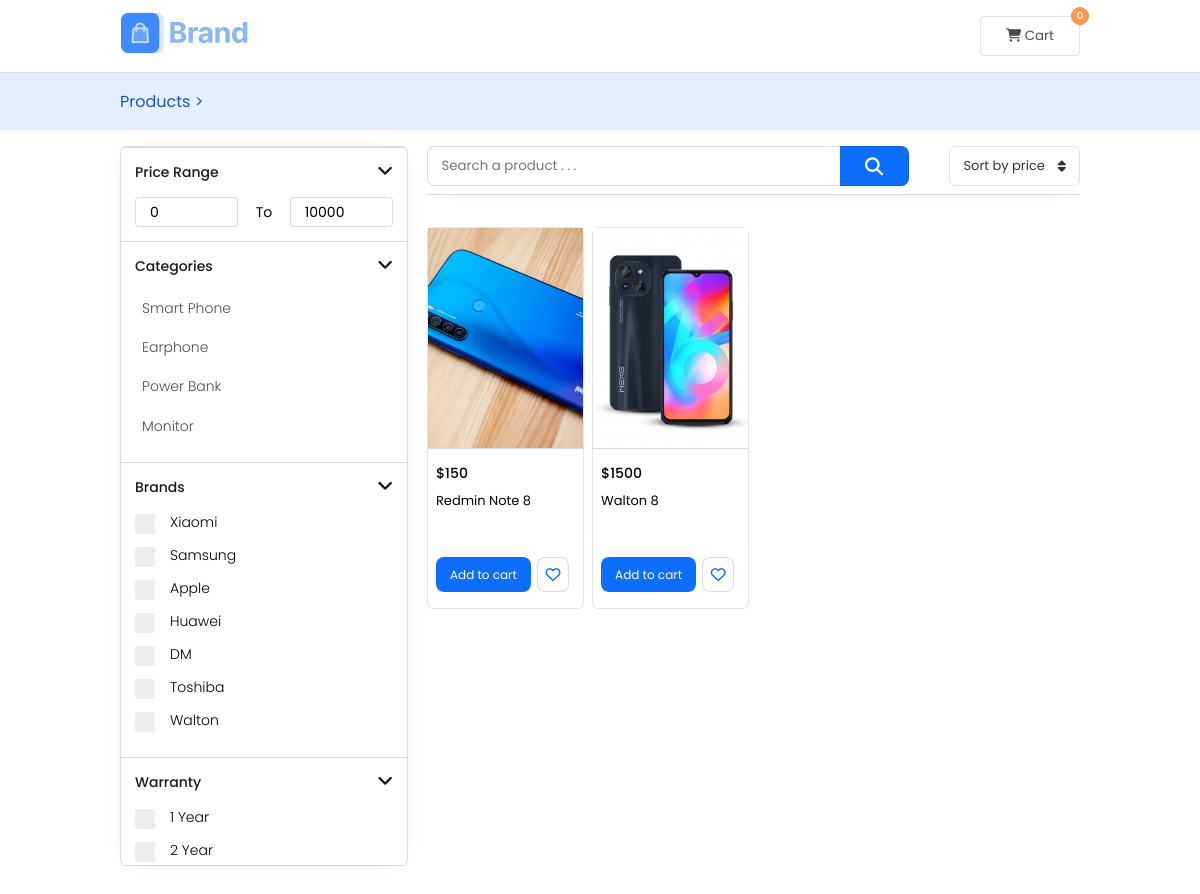
The page / on the database its author committed.
### product/models.py (models this page shows, shortened)
class Category(models.Model):
    category_name = models.CharField(max_length=30)

class Product(models.Model):
    product_title = models.CharField(max_length=200)
    product_code = models.CharField(max_length=15)
    product_price = models.IntegerField()
    product_category = models.ForeignKey(Category, on_delete=models.DO_NOTHING)
    warranty = models.IntegerField(default=1, null=True, blank=True)
    brand = models.CharField(max_length=30)
    product_in_stock = models.BooleanField(default=True)
    product_tags = models.CharField(max_length=300)
    product_added_by = models.ForeignKey(User, on_delete=models.DO_NOTHING, default=1)
    product_primary_image = models.ImageField(upload_to='product_primary_images/')
    product_search_keyword = models.CharField(max_length=400)
    wish_count = models.IntegerField(default=0)

### product/views.py (the view, shortened to what this page needs)
# urls.py: path('', products, name='products')
def products(request):
    query = ''
    if 's' in request.GET:
        query = request.GET['s']
    category = Category.objects.filter(category_name__icontains=query)
    products_list = Product.objects.filter(
        Q(product_title__icontains=query) | Q(brand__icontains=query) | Q(product_tags__icontains=query) |
        Q(product_search_keyword__icontains=query) |
        Q(product_category__in=category)
    )
    if 's' not in request.GET:
        products_list = products_list.filter(product_in_stock=True)
    search_keywords = Product.objects.all()
    categories = Category.objects.all()
    context = {
        'products': products_list,
        'query': query,
        'query_string': True if query != '' else False,
        'search_keywords': search_keywords,
        'categories': categories,
    }
    return render(request, 'products.html', context)

### templates/products.html (shortened to what this page needs)
{% load static %}
<!DOCTYPE html>
<html lang="en">
<head>
    <link rel="stylesheet" href="{% static 'css/media_queries.css' %}">
    <link rel="stylesheet" href="{% static 'css/products.css' %}">
</head>
<body>
    <header>
        <nav class="nav">
            <div class="nav-logo nav-ham-logo">
                <a href="{% url 'products' %}">
                    <img src="{% static 'img/site_logo.png' %}" alt="Logo" class="logo">
                </a>
            </div>
            <div class="nav-buttons">
                <button class="nav-btns my-cart-btn">
                    <i class="fas fa-shopping-cart" aria-hidden="true"></i> Cart
                    <span class="cart-item-count" id="cart-item-count">0</span>
                </button>
            </div>
        </nav>
    </header>
    <div class="container" id="container">
         <div class="navigator-products">
            <div class="n-p-contents">
                <a href="{% url 'products' %}">Products ></a>
            </div>
        </div>
        <div class="product-container">
            <div class="filter-container" id="main-filter-container">
                <div class="filter" id="filter-contents">
                    <div class="line"></div>
                     <div class="price-range filter-item">
                        <div class="filter-item-top">
                            <p>Price Range</p>
                            <i style="font-size:24px" class="fa">&#xf107;</i>
                        </div>
                        <div class="range">
                            <input type="number" class="min" min="0" max="4500" id="p-min-range" value="0" step="10" onchange="change_price()">
                            <span> To </span>
                            <input type="number" class="max" min="500" max="5000" id="p-max-range" value="10000" step="10" onchange="change_price()">
                        </div>
                    </div>
                    <div class="category-container filter-item">
                        <div class="filter-item-top">
                            <p>Categories</p>
                            <i style="font-size:24px" class="fa">&#xf107;</i>
                        </div>
                        {% for category in categories %}
                        <p class="category" cat_id="{{category.id}}" id="category_id{{category.id}}">{{category.category_name}}</p>
                        {% endfor %}
                    </div>
                    <div class="meterial filter-item">
                        <div class="filter-item-top">
                            <p>Brands</p>
                            <i style="font-size:24px" class="fa">&#xf107;</i>
                        </div>
                        <form>
                            <div class="filter-box">
                                <label class="custom-check-container refinements-input-checkbox" id="refinements-input-checkbox1">
                                    <p>Xiaomi</p>
                                    <span class="checkmark"></span>
                                </label>
                            </div>
                            <div class="filter-box">
                                <label class="custom-check-container refinements-input-checkbox" id="refinements-input-checkbox2">
                                    <p>Samsung</p>
                                    <span class="checkmark" id="checkmark-2"></span>
                                </label>
                            </div>
                            <div class="filter-box">
                                <label class="custom-check-container refinements-input-checkbox" id="refinements-input-checkbox3" >
                                    <p>Apple</p>
                                    <span class="checkmark"></span>
                                </label>
                            </div>
                            <div class="filter-box">
                                <label class="custom-check-container refinements-input-checkbox" id="refinements-input-checkbox4">
                                    <p>Huawei</p>
                                    <span class="checkmark"></span>
                                </label>
                            </div>
                            <div class="filter-box">
                                <label class="custom-check-container refinements-input-checkbox" id="refinements-input-checkbox5">
                                    <p>DM</p>
                                    <span class="checkmark"></span>
                                </label>
                            </div>
                            <div class="filter-box">
                                <label class="custom-check-container refinements-input-checkbox" id="refinements-input-checkbox6">
                                    <p>Toshiba</p>
                                    <span class="checkmark"></span>
                                </label>
                            </div>
                            <div class="filter-box">
                                <label class="custom-check-container refinements-input-checkbox" id="refinements-input-checkbox7">
                                    <p>Walton</p>
                                    <span class="checkmark"></span>
                                </label>
                            </div>
                        </form>
                    </div>
                    <div class="condition filter-item">
                        <div class="filter-item-top">
                            <p>Warranty</p>
                            <i style="font-size:24px" class="fa">&#xf107;</i>
                        </div>
                        <div class="warranty-container">
                            <label class="custom-check-container offerings-checkbox">
                                <p>1 Year</p>
                                <span class="checkmark"></span>
                            </label>
                            <label class="custom-check-container offerings-checkbox">
                                <p>2 Year</p>
                                <span class="checkmark"></span>
                            </label>
                        </div>
                    </div>
                </div>
            </div>
            <div class="product-list" id="product-list">
                <div class="product-list-top">
                    <div class="p-l-t-ham-and-search">
                        <div class="product-list-search search-container-global">
                            <input type="text" id="nav-search" oninput="search_query_input()" placeholder="Search a product . . . ">
                            <button><i class="fa fa-fw fa-search"></i></button>
                        </div>
                    </div>
                    <div class="sort-by-price">
                        <div class="s-b-p" onclick="change_sorting()">
                            <p>Sort by price </p>
                            <i class="fas fa-sort" id="sort-icon"></i>
                        </div>
                    </div>
                </div>
                <div class="p-grid-container">
                    <ol class="products-grid" id="products-grid">
                        {% for product in products %}
                        <li>
                            <div class="product-card" id="product-{{product.id}}">
                                <div class="product-card-and-view-mask">
                                    <div class="p-c-img">
                                        <img draggable="false" id="p_img-{{product.id}}"  src="{{product.product_primary_image.url}}" alt="{{product.product_search_keyword}}">
                                    </div>
                                </div>
                                <div class="line"></div>
                                {% if product.on_discount %}
                                     <div class="price">
                                        <p class="n-price">${{product.product_price}}</p>
                                         <p class="offer-price">$<span>{{product.discount_price}}</span></p>
                                     </div>
                                {% else %}
                                     <div class="price">
                                        <p>$<span>{{product.product_price}}</span></p>
                                     </div>
                                {% endif %}
                                <p class="title">{{product.product_title}}</p>
                                <div class="p-c-btns">
                                    {% if product.product_in_stock %}
                                        <button class="add-to-cart">Add to cart</button>
                                    {% else %}
                                         <button class="add-to-cart" style="background:gray; opacity:.6; cursor:not-allowed;" disabled>Out of stock</button>
                                    {% endif %}
                                    <button class="add-to-wishlist">
                                        <i class="far fa-heart"></i>
                                    </button>
                                </div>
                            </div>
                        </li>
                        {% endfor %}
                    </ol>
                </div>
            </div>
        </div>
    </div>
</body>
</html>

### static/css/media_queries.css (style rules this page uses)
@media screen and (max-width: 1370px) { .product-card .price { transition-duration: 0.5s; font-size: 14px !important; } }
@media screen and (max-width: 1370px) { .product-card .title { transition-duration: 0.5s; font-size: 13px !important; } }
@media screen and (max-width: 1370px) { .product-card .p-c-btns button { transition-duration: 0.5s; height: 35px !important; font-size: 12px !important; } }
@media screen and (max-width: 1370px) { .filter-container .filter * { transition-duration: 0.5s; font-size: 14px !important; } }

### rows shown on the page
Category: category_name "Smart Phone"
Category: category_name "Earphone"
Category: category_name "Power Bank"
Category: category_name "Monitor"
Product: product_primary_image (picture), product_price "150", product_title "Redmin Note 8", product_in_stock "Add to cart"
Product: product_primary_image (picture), product_price "1500", product_title "Walton 8", product_in_stock "Add to cart"
